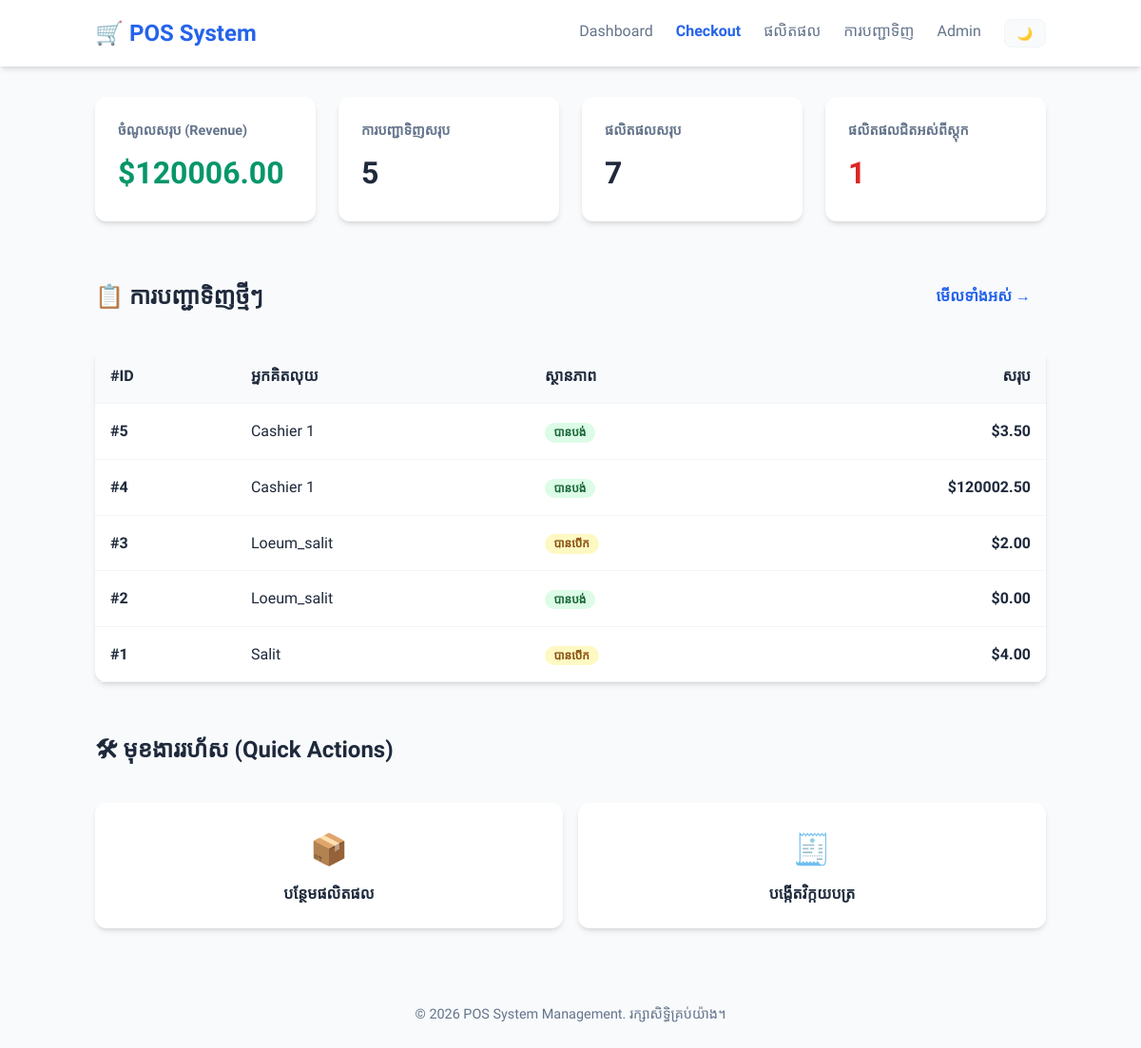
Page /sales/ on the committed database.
### sales/models.py (models this page shows, shortened)
class Order(models.Model):
    STATUS_CHOICES = [
        ('open',       'បានបើក'),
        ('paid',       'បានបង់'),
        ('refunded',   'បានសង'),
        ('cancelled',  'បានលុបចោល'),
    ]
    cashier    = models.CharField(max_length=100)           # ឈ្មោះ ឬ ID បុគ្គលិក
    status     = models.CharField(max_length=20, choices=STATUS_CHOICES, default='open')
    created_at = models.DateTimeField(auto_now_add=True)    # កំណត់ពេលបង្កើតការបញ្ជាទិញ
    notes      = models.TextField(blank=True)
    @property
    def total(self):
        subtotal = sum(item.subtotal for item in self.items.all())
        try:
            return subtotal - self.discount.amount
        except Discount.DoesNotExist:
            return subtotal
    class Meta:
        ordering = ['-created_at']

class OrderItem(models.Model):
    order      = models.ForeignKey(Order, on_delete=models.CASCADE, related_name='items')
    product    = models.ForeignKey(Product, on_delete=models.PROTECT)   # PROTECT ការពារការលុបផលិតផលដែលមានការលក់
    quantity   = models.PositiveIntegerField(default=1)
    unit_price = models.DecimalField(max_digits=8, decimal_places=2)    # តម្លៃនៅពេលលក់
    @property
    def subtotal(self):
        return self.unit_price * self.quantity

class Discount(models.Model):
    order       = models.OneToOneField(Order, on_delete=models.CASCADE, related_name='discount')
    description = models.CharField(max_length=200)   # ឧ. "ការបញ្ចុះតម្លៃបុគ្គលិក"
    amount      = models.DecimalField(max_digits=6, decimal_places=2)

### sales/views.py (the view)
# urls.py: path('',          RedirectView.as_view(url='/sales/'), name='home'),  # / → dashboard"
def dashboard(request):
    total_products = Product.objects.filter(is_active=True).count()
    low_stock_products = Product.objects.filter(is_active=True, stock__lte=10).count()
    total_orders = Order.objects.count()
    paid_orders = Order.objects.filter(status='paid')
    total_revenue = sum(order.total for order in paid_orders)
    recent_orders = Order.objects.order_by('-created_at')[:5]
    context = {
        'total_products': total_products,
        'low_stock_count': low_stock_products,
        'total_orders': total_orders,
        'total_revenue': total_revenue,
        'recent_orders': recent_orders,
    }
    return render(request, 'sales/dashboard.html', context)

### sales/templates/sales/dashboard.html (shortened to what this page needs)
{% extends 'base.html' %}
{% block content %}
<div class="stats-grid">
    <div class="stat-card">
        <span class="stat-label">ចំណូលសរុប (Revenue)</span>
        <span class="stat-value revenue">${{ total_revenue|floatformat:2 }}</span>
    </div>
    <div class="stat-card">
        <span class="stat-label">ការបញ្ជាទិញសរុប</span>
        <span class="stat-value">{{ total_orders }}</span>
    </div>
    <div class="stat-card">
        <span class="stat-label">ផលិតផលសរុប</span>
        <span class="stat-value">{{ total_products }}</span>
    </div>
    <div class="stat-card">
        <span class="stat-label">ផលិតផលជិតអស់ពីស្តុក</span>
        <span class="stat-value {% if low_stock_count > 0 %}warning{% endif %}">{{ low_stock_count }}</span>
    </div>
</div>
<div class="section-title">
    <h2>📋 ការបញ្ជាទិញថ្មីៗ</h2>
    <a href="/sales/orders/" class="btn" style="color: var(--primary); font-weight: 600;">មើលទាំងអស់ →</a>
</div>
<div class="card" style="padding: 0;">
    <table class="recent-orders-table">
        <thead>
            <tr style="text-align: left; background: #f8fafc;">
                <th>#ID</th>
                <th>អ្នកគិតលុយ</th>
                <th>ស្ថានភាព</th>
                <th style="text-align: right;">សរុប</th>
            </tr>
        </thead>
        <tbody>
            {% for order in recent_orders %}
            <tr>
                <td><strong>#{{ order.pk }}</strong></td>
                <td>{{ order.cashier }}</td>
                <td>
                    <span class="status-badge status-{{ order.status }}">
                        {{ order.get_status_display }}
                    </span>
                </td>
                <td style="text-align: right; font-weight: 600;">${{ order.total|floatformat:2 }}</td>
            </tr>
            {% empty %}
            <tr>
                <td colspan="4" style="text-align: center; padding: 2rem; color: var(--text-muted);">មិនទាន់មានការបញ្ជាទិញនៅឡើយទេ។</td>
            </tr>
            {% endfor %}
        </tbody>
    </table>
</div>
<div class="section-title">
    <h2>🛠 មុខងាររហ័ស (Quick Actions)</h2>
</div>
<div style="display: grid; grid-template-columns: repeat(auto-fit, minmax(150px, 1fr)); gap: 1rem;">
    <a href="/admin/sales/product/add/" class="card" style="text-decoration: none; text-align: center; padding: 1.5rem; transition: transform 0.2s;">
        <div style="font-size: 2rem; margin-bottom: 0.5rem;">📦</div>
        <div style="font-weight: 600; color: var(--text-main);">បន្ថែមផលិតផល</div>
    </a>
    <a href="/admin/sales/order/add/" class="card" style="text-decoration: none; text-align: center; padding: 1.5rem; transition: transform 0.2s;">
        <div style="font-size: 2rem; margin-bottom: 0.5rem;">🧾</div>
        <div style="font-weight: 600; color: var(--text-main);">បង្កើតវិក្កយបត្រ</div>
    </a>
</div>
{% endblock %}

### rows in the picture
Order: pk "5", cashier "Cashier 1", status "បានបង់", total "3.50"
Order: pk "4", cashier "Cashier 1", status "បានបង់", total "120002.50"
Order: pk "3", cashier "Loeum_salit", status "បានបើក", total "2.00"
Order: pk "2", cashier "Loeum_salit", status "បានបង់", total "0.00"
Order: pk "1", cashier "Salit", status "បានបើក", total "4.00"

### other values in the picture
{{ total_revenue|floatformat:2 }} "120006.00"
{{ total_orders }} "5"
{{ total_products }} "7"
{{ low_stock_count }} "1"
